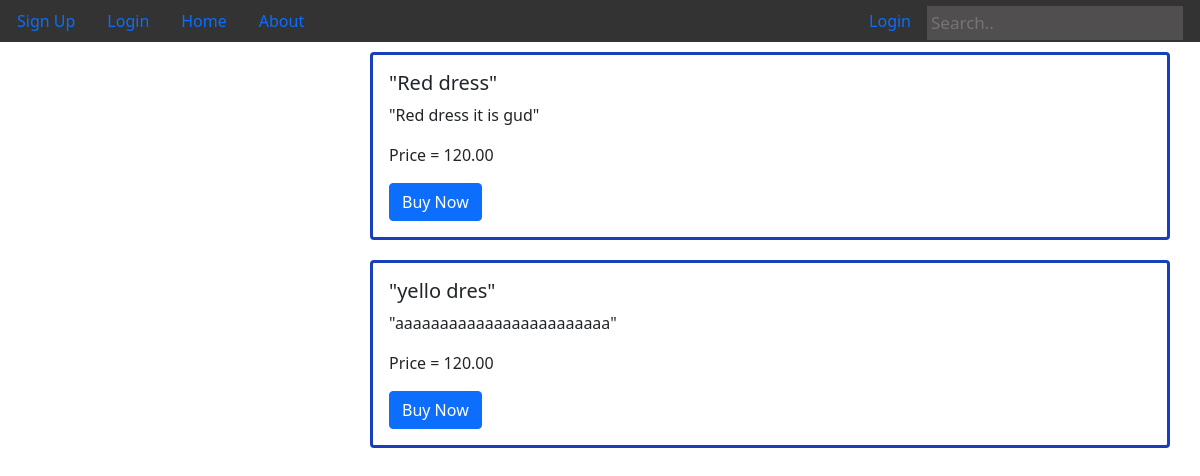
Before: /home/ with the older database file.
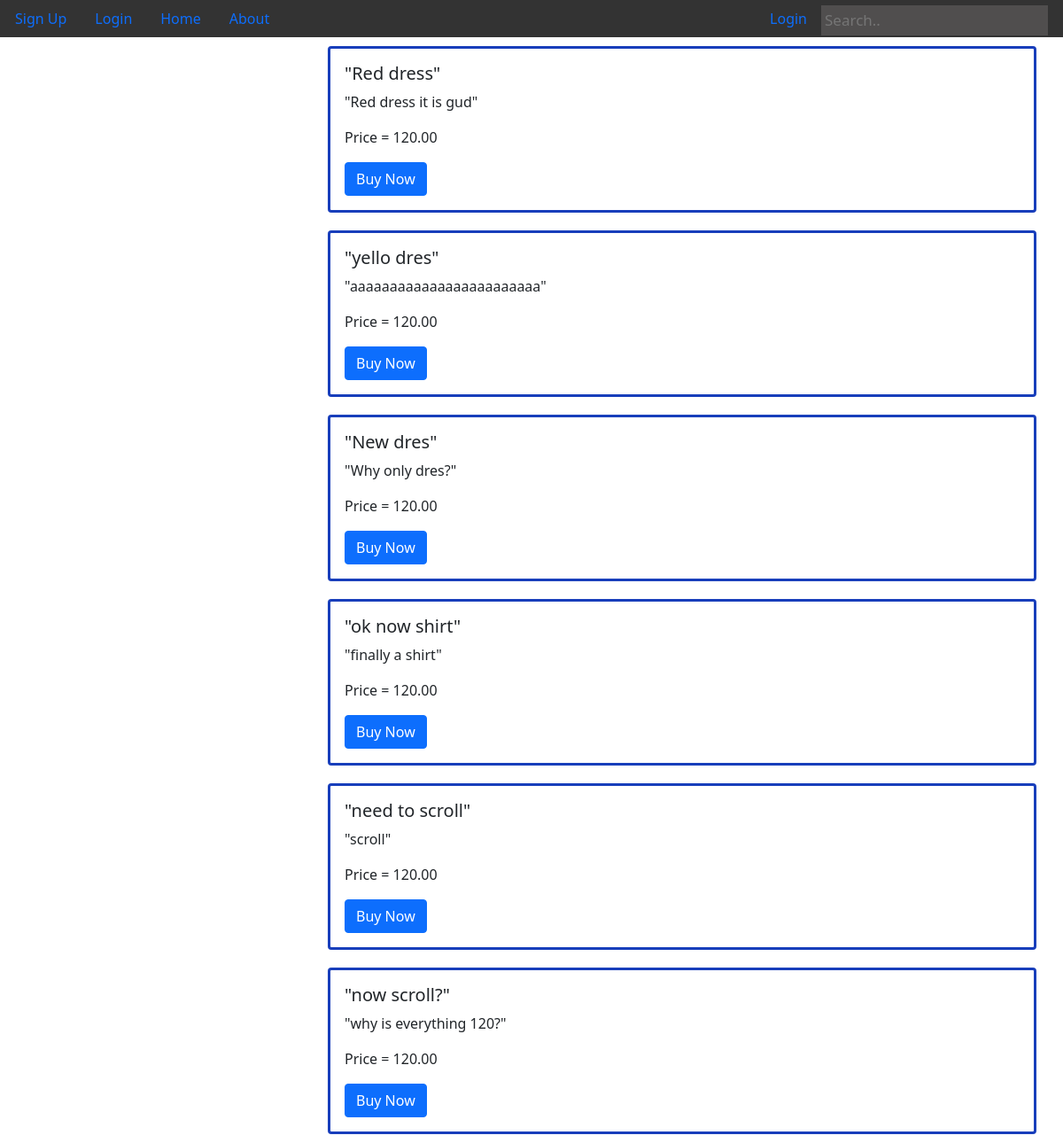
After: the same page with the newer database file.
### Shop/models.py (models this page shows)
class Product(models.Model):
    productname = models.CharField(max_length=200)
    price = models.DecimalField(max_digits=5, decimal_places=2)
    description = models.TextField()
    image = models.CharField(max_length=4000)

### Shop/views.py (the view)
# urls.py: 2. Add a URL to urlpatterns:  path('', views.home, name='home')
def home(request):
	products = Product.objects.all()
	return render(request, 'Shop/shop.html',{'products':products})

### Shop/templates/Shop/shop.html (shortened to what this page needs)
{% extends "shop/base.html" %}
{% block content %}
<div class=topnav>
  <ul>
    <li><a class="nav-item nav-link" href="{% url 'users:register' %}">Sign Up</a> </li>
    <li><a class="nav-item nav-link" href="{% url 'users:login' %}">Login</a></li>
    <li><a class="nav-item nav-link" href="{% url 'shop-home' %} ">Home</a></li>
    <li><a class="nav-item nav-link" href="{% url 'shop-about' %} ">About</a></li>
    <input type="text" placeholder="Search..">
    {% if user.is_authenticated %}
      <li class="nav-item" style="float: right;">
        <a class="nav-link" href="/logout">Logout</a>
      </li>
      <li class="nav-item" style="float: right;">
        <a class="nav-link" href="#">Welcome, {{user.username}}</a>
      </li>
    {% else %}
      <li class="nav-item" style="float: right;">
        <a class="nav-link" href="/login">Login</a>
      </li>
    {% endif %}
  </ul>
</div>
  {% for product in products %}
  <div class ="card">
    <div class="card-body">
      <h5 class="card-title">"{{product.productname}}"</h5>
      <p class="card-text">"{{product.description}}"</p>
      <p class="card-text">Price = {{product.price}}</p>
      <a href="#" class="btn btn-primary">Buy Now</a>
    </div>
  </div>
  {% endfor %}
{% endblock content %}

### Shop/templates/Shop/base.html (shortened to what this page needs)
{% load static %}
<!doctype html>
<html lang="en">
  <head>
    <link href="https://cdn.jsdelivr.net/npm/bootstrap@5.0.2/dist/css/bootstrap.min.css" rel="stylesheet">
  </head>
  <body>
    {% block content %}{% endblock %}
  </body>
</html>

### Shop/templates/Shop/shop.html (style rules this page uses)
ul { height: auto; list-style-type: none; margin: 0; padding: 1px; overflow: hidden; background-color: #333; overflow: auto; }
li { float: left; }
li a { display: block; color: white; text-align: center; padding: 14px 16px; text-decoration: none; }
.topnav input[type=text] { float: right; align-self: auto; background-color: rgb(80, 78, 78); padding: 4px; border: none; margin-top: 5px; margin-right: 16px; font-size: 17px; }
.card { float: left; height: auto; width: 50rem; border: 3px solid rgb(24, 62, 187); margin: 10px; top: 10%; left: 30%; }

Changed rows visible on the page:
added Product: productname "New dres", description "Why only dres?", price "120.00"
added Product: productname "ok now shirt", description "finally a shirt", price "120.00"
added Product: productname "need to scroll", description "scroll", price "120.00"
added Product: productname "now scroll?", description "why is everything 120?", price "120.00"
